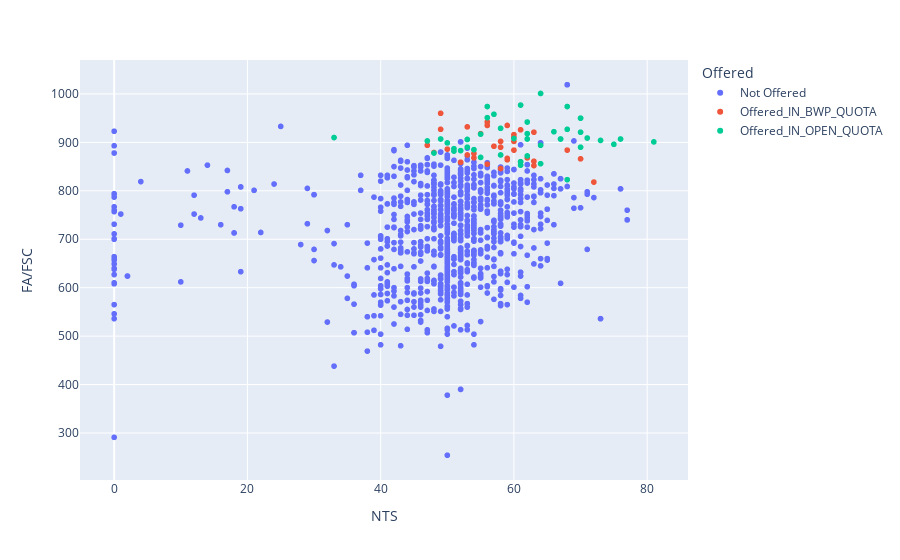

Notebook source saved alongside this figure:
### Code cell
# Visulize BSCS Applicants
import plotly.express as px
import pandas as pd
df = pd.read_csv('dataset/fall17/fall-17-bscs-applicants.csv')
#print(df.columns)
fig = px.scatter(df, x="NTS", y="FA/FSC",color="Offered",hover_data=['Domicile'])
fig.show()

### Figure 1 — Plotly figure (JSON) as saved in the notebook; plotly's stock layout.template omitted (floating-point values rounded to 4 significant figures; data arrays with more than 128 entries replaced by an {"elided": "..."} marker saying what was removed)
{"data": [{"customdata": {"elided": "958x1 str values"}, "hovertemplate": "Offered=Not Offered<br>NTS=%{x}<br>FA/FSC=%{y}<br>Domicile=%{customdata[0]}<extra></extra>", "legendgroup": "Not Offered", "marker": {"color": "#636efa", "symbol": "circle"}, "mode": "markers", "name": "Not Offered", "showlegend": true, "type": "scattergl", "x": {"elided": "958 int values"}, "xaxis": "x", "y": {"elided": "958 int values"}, "yaxis": "y"}, {"customdata": [["Bahawalpur"], ["Bahawalpur"], ["Bahawalpur"], ["Bahawalpur"], ["Bahawalpur"], ["Bahawalpur"], ["Bahawalpur"], ["Bahawalpur"], ["Bahawalpur"], ["Bahawalpur"], ["Bahawalpur"], ["Bahawalpur"], ["Bahawalpur"], ["Bahawalpur"], ["Bahawalpur"], ["Bahawalpur"], ["Bahawalpur"], ["Bahawalpur"], ["Bahawalpur"], ["Bahawalpur"], ["Bahawalpur"], ["Bahawalpur"], ["Bahawalpur"], ["Bahawalpur"], ["Bahawalpur"], ["Bahawalpur"], ["Bahawalpur"], ["Bahawalpur"], ["Bahawalpur"], ["Bahawalpur"], ["Bahawalpur"], ["Bahawalpur"], ["Bahawalpur"], ["Bahawalpur"], ["Bahawalpur"], ["Bahawalpur"], ["Bahawalpur"]], "hovertemplate": "Offered=Offered_IN_BWP_QUOTA<br>NTS=%{x}<br>FA/FSC=%{y}<br>Domicile=%{customdata[0]}<extra></extra>", "legendgroup": "Offered_IN_BWP_QUOTA", "marker": {"color": "#EF553B", "symbol": "circle"}, "mode": "markers", "name": "Offered_IN_BWP_QUOTA", "showlegend": true, "type": "scattergl", "x": [63, 56, 54, 62, 60, 58, 72, 49, 59, 58, 68, 56, 53, 58, 59, 63, 63, 54, 47, 49, 55, 56, 57, 52, 52, 60, 53, 56, 50, 70, 48, 60, 61, 60, 61, 48, 59], "xaxis": "x", "y": [921, 942, 868, 868, 902, 846, 818, 927, 864, 890, 884, 942, 874, 902, 935, 852, 861, 877, 894, 960, 918, 935, 892, 859, 859, 884, 932, 855, 886, 866, 879, 911, 860, 916, 926, 879, 867], "yaxis": "y"}, {"customdata": [["Bahawalpur"], ["Bahawalpur"], ["OPEN"], ["Bahawalpur"], ["Bahawalpur"], ["OPEN"], ["Bahawalpur"], ["Bahawalpur"], ["Bahawalpur"], ["Bahawalpur"], ["Bahawalpur"], ["Bahawalpur"], ["OPEN"], ["OPEN"], ["Bahawalpur"], ["OPEN"], ["Bahawalpur"], ["Bahawalpur"], ["Bahawalpur"], ["OPEN"], ["Bahawalpur"], ["OPEN"], ["OPEN"], ["OPEN"], ["Bahawalpur"], ["Bahawalpur"], ["OPEN"], ["Bahawalpur"], ["OPEN"], ["OPEN"], ["OPEN"], ["OPEN"], ["OPEN"], ["OPEN"], ["OPEN"], ["OPEN"], ["OPEN"], ["Bahawalpur"], ["OPEN"], ["OPEN"], ["Bahawalpur"], ["Bahawalpur"], ["OPEN"], ["OPEN"], ["Bahawalpur"]], "hovertemplate": "Offered=Offered_IN_OPEN_QUOTA<br>NTS=%{x}<br>FA/FSC=%{y}<br>Domicile=%{customdata[0]}<extra></extra>", "legendgroup": "Offered_IN_OPEN_QUOTA", "marker": {"color": "#00cc96", "symbol": "circle"}, "mode": "markers", "name": "Offered_IN_OPEN_QUOTA", "showlegend": true, "type": "scattergl", "x": [50, 52, 75, 67, 70, 47, 67, 76, 81, 51, 62, 71, 61, 62, 54, 48, 58, 62, 56, 49, 58, 60, 61, 56, 57, 70, 33, 73, 64, 68, 51, 68, 53, 53, 64, 68, 53, 62, 64, 70, 66, 61, 55, 70, 55], "xaxis": "x", "y": [899, 883, 896, 907, 921, 903, 907, 907, 901, 882, 918, 909, 977, 907, 885, 878, 874, 872, 974, 907, 929, 908, 860, 951, 958, 890, 910, 904, 894, 927, 887, 823, 906, 890, 1001, 974, 906, 942, 856, 950, 922, 853, 917, 950, 869], "yaxis": "y"}], "layout": {"legend": {"title": {"text": "Offered"}, "tracegroupgap": 0}, "margin": {"t": 60}, "xaxis": {"anchor": "y", "domain": [0, 1], "title": {"text": "NTS"}}, "yaxis": {"anchor": "x", "domain": [0, 1], "title": {"text": "FA/FSC"}}}}
